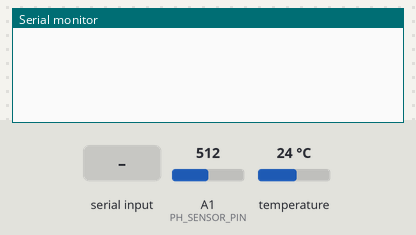
A sketch run on a simulated Arduino Uno, built with avr-gcc and run on an emulated ATmega328P. On the bench: the last lines printed to the serial monitor. The test bench sets the inputs (shaded band); at power-on: temperature 24 °C, A1 (PH_SENSOR_PIN) = 512. The modem accepts every AT command (registered, SIM ready, sends succeed) and sends nothing else.

Above: at 3.2 s.
3.3 s: temperature set to 12 °C
At 6.2 s:
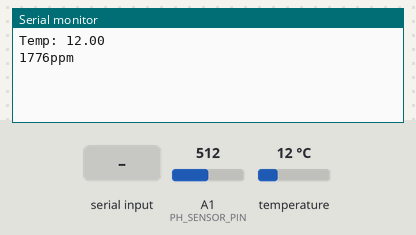
6.9 s: A1 (PH_SENSOR_PIN) set to 716
At 8.6 s:
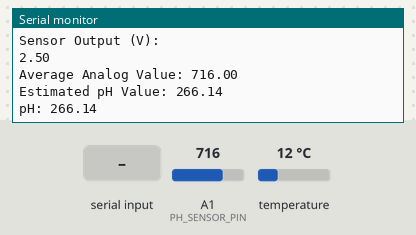
8.9 s: "1" received over the second serial link
13.4 s: "0" received over the second serial link
At 16.0 s:
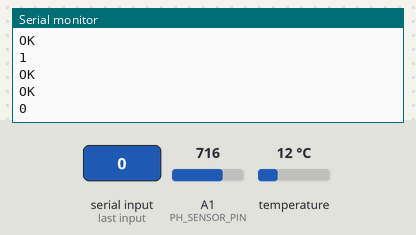

Measured:
- after the input at 3.3 s, the serial monitor: prints a new line after 2.1 s (image 1)
- after the input at 6.9 s, the serial monitor: prints a new line after 0.51 s (image 2)
- after the input at 13.4 s, the serial monitor: prints a new line after 1.1 s (image 3)

The sketch:

code.ino
```cpp
#include "GravityTDS.h"
#include <LiquidCrystal.h>
#include <OneWire.h>
#include <DallasTemperature.h>
#include <SoftwareSerial.h> // sim module
#include <ArduinoJson.h>
#include <Arduino.h>

#define TEMP_SENSOR_PIN 4
#define TDS_SENSOR_PIN A0
#define TURBIDITY_SENSOR_PIN A5
#define PH_SENSOR_PIN A1

StaticJsonBuffer<200> jsonBuffer;

const String endpointURL = "http://3f0e-102-134-149-100.ngrok-free.app/data";


SoftwareSerial mySerial(9,10); // RX, TX pins for SIM900a
OneWire oneWire(TEMP_SENSOR_PIN);
DallasTemperature temp_sensor(&oneWire);

GravityTDS gravityTds; // TDS

void setup() {
  Serial.begin(9600);

  temp_sensor.begin(); // begin temperature sensor
  temp_sensor.setResolution(11);

  // TDS
    gravityTds.setPin(TDS_SENSOR_PIN);
    gravityTds.setAref(5.0);  //reference voltage on ADC, default 5.0V on Arduino UNO
    gravityTds.setAdcRange(1024);  //1024 for 10bit ADC;4096 for 12bit ADC
    gravityTds.begin();

  // setup sim900
  mySerial.begin(9600);
  delay(2000);

   DynamicJsonBuffer jsonBuffer;
}


void loop() {

  float temp_value = readTemperature(); // this works just fine
  delay(1500);
  Serial.print("Temp: ");
  Serial.print(temp_value);
  Serial.println();

// tds sesnor
  float tds_value = readTDS(temp_value);  // then get the value
  Serial.print(tds_value,0);
  Serial.println("ppm");
  delay(1000);

  // turbidity sensor
  int turbidity_value = analogRead(TURBIDITY_SENSOR_PIN);
  float voltage = turbidity_value * (5.0 / 1024.0);

  Serial.println ("Sensor Output (V):");
  Serial.println (voltage);
  Serial.println();
  delay(1000);

  float ph_value = readPH();
  Serial.print("pH: ");
  Serial.println(ph_value, 2);

  // send data to server
  sendSensorData(ph_value, voltage, temp_value, tds_value);
}

float readTemperature()
{
  temp_sensor.requestTemperatures();
  delay(1500);
  return temp_sensor.getTempCByIndex(0);
}

float readTDS(float temp_compensation)
{
  gravityTds.setTemperature(temp_compensation);  // set the temperature and execute temperature compensation
  gravityTds.update();  //sample and calculate
  return gravityTds.getTdsValue();
}

void ShowSerialData()
{
  while (mySerial.available() != 0)
    Serial.write(mySerial.read());
  delay(1000);

}

float readPH() {
  int buf[10];
  int sum = 0;

  for (int i = 0; i < 10; i++) {
    buf[i] = analogRead(PH_SENSOR_PIN);
    sum += buf[i];
    // Serial.print("Analog value: ");
    // Serial.println(buf[i]);
    // delay(100);
  }

  float avgValue = sum / 10.0;

  // Apply your calibration formula
  float phValue = 0.39 * avgValue - 13.1;

  Serial.print("Average Analog Value: ");
  Serial.println(avgValue);
  Serial.print("Estimated pH Value: ");
  Serial.println(phValue);

  return phValue;
}

// send data to server

void sendSensorData(float phValue, float turbidity, float temperature, float conductivity) {
  mySerial.println("AT");
  delay(3000);

  mySerial.println("AT+SAPBR=3,1,\"Contype\",\"GPRS\"");
  delay(1500);
  ShowSerialData();

  mySerial.println("AT+SAPBR=3,1,\"APN\",\"internet\"");
  delay(1500);
  ShowSerialData();

  mySerial.println("AT+SAPBR=1,1");
  delay(1500);
  ShowSerialData();

  mySerial.println("AT+SAPBR=2,1");
  delay(1500);
  ShowSerialData();

  mySerial.println("AT+HTTPINIT");
  delay(1500);
  ShowSerialData();

  mySerial.println("AT+HTTPPARA=\"CID\",1");
  delay(1500);
  ShowSerialData();

  StaticJsonBuffer<200> jsonBuffer;
  JsonObject& object = jsonBuffer.createObject();

  object.set("ph", phValue);
  object.set("turbidity", turbidity);
  object.set("temperature", temperature);
  object.set("conductivity", conductivity);

  object.printTo(Serial);
  Serial.println(" ");
  String sendtoserver;
  object.prettyPrintTo(sendtoserver);
  delay(1500);

  mySerial.println("AT+HTTPPARA=\"URL\",\"" + endpointURL + "\"");
  delay(4000);
  ShowSerialData();

  mySerial.println("AT+HTTPPARA=\"CONTENT\",\"application/json\"");
  delay(4000);
  ShowSerialData();

  mySerial.println("AT+HTTPDATA=" + String(sendtoserver.length()) + ",100000");
  Serial.println(sendtoserver);
  delay(6000);
  ShowSerialData();

  mySerial.println(sendtoserver);
  delay(4000);
  ShowSerialData();

  mySerial.println("AT+HTTPACTION=1");
  delay(4000);
  ShowSerialData();

  mySerial.println("AT+HTTPREAD");
  delay(1500);
  ShowSerialData();

  mySerial.println("AT+HTTPTERM");
  delay(1500);
  ShowSerialData();
}
```
